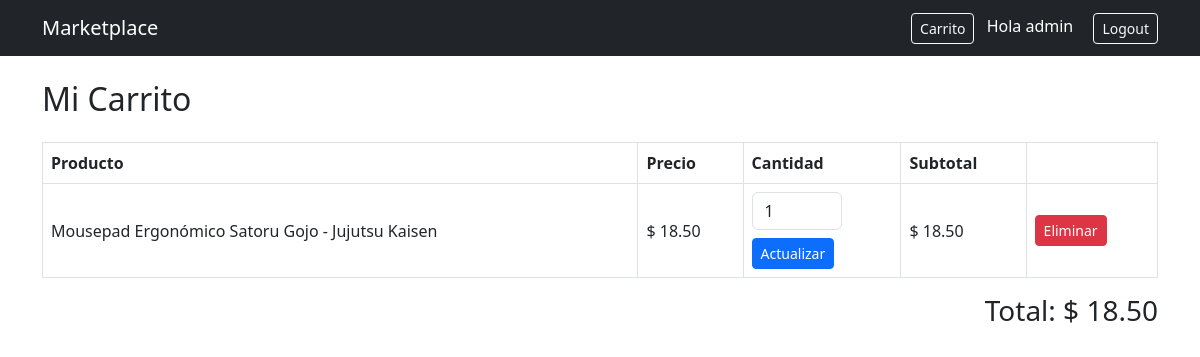
Before: /cart/ (signed in) with the older database file.
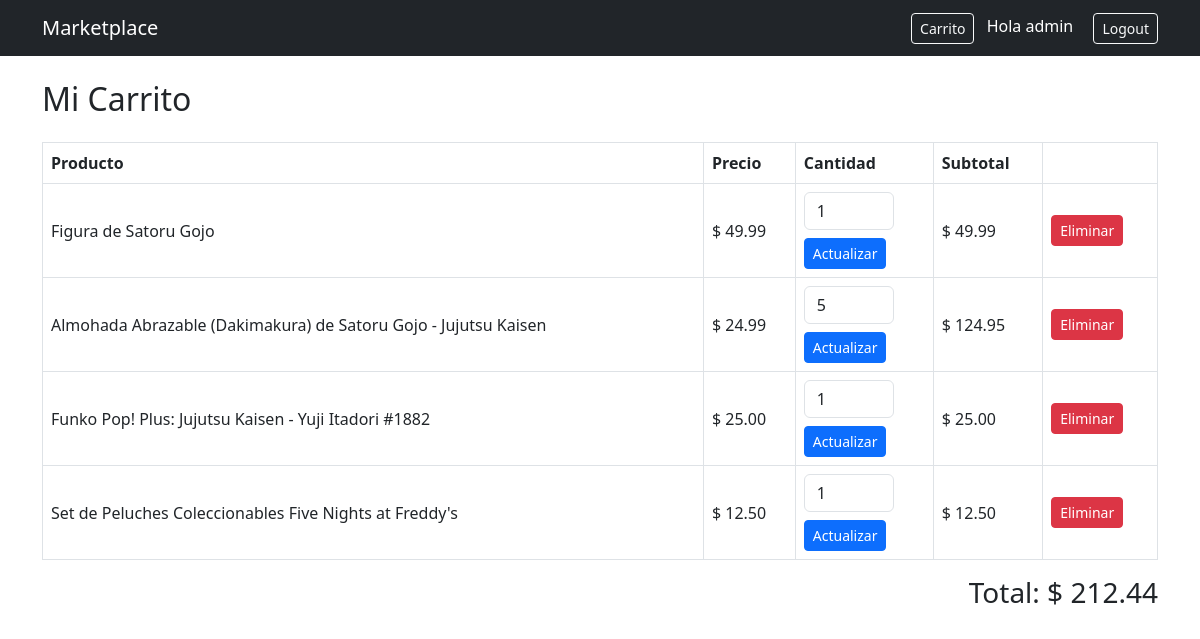
After: the same page with the newer database file.
### store/models.py (models this page shows, shortened)
class CartItem(models.Model):
    id = models.UUIDField(primary_key=True, default=uuid.uuid4, editable=False)
    cart = models.ForeignKey(Cart, on_delete=models.CASCADE)
    product = models.ForeignKey(Product, on_delete=models.CASCADE)
    quantity = models.PositiveIntegerField(default=1)
    class Meta:
        unique_together = ('cart', 'product')
    @property
    def subtotal(self):
        return self.product.price * self.quantity

class Product(models.Model):
    id = models.UUIDField(primary_key=True, default=uuid.uuid4, editable=False)
    name = models.CharField(max_length=150)
    description = models.TextField()
    image = models.ImageField(upload_to='upload/', blank=True, null=True)
    price = models.DecimalField(max_digits=10, decimal_places=2)
    stock = models.PositiveIntegerField(default=0)
    owner = models.ForeignKey(
        User,
        on_delete=models.CASCADE,
        related_name='products'
    )  # 1:N
    categories = models.ManyToManyField(
        Category,
        related_name='products'
    )  # N:M
    created_at = models.DateTimeField(auto_now_add=True)

class Cart(models.Model):
    id = models.UUIDField(primary_key=True, default=uuid.uuid4, editable=False)
    user = models.ForeignKey(
        User,
        on_delete=models.CASCADE,
        related_name='carts'
    )  # 1:N
    products = models.ManyToManyField(
        Product,
        through='CartItem',
        related_name='carts'
    )
    created_at = models.DateTimeField(auto_now_add=True)
    @property
    def total(self):
        return sum(item.subtotal for item in self.cartitem_set.all())

### store/views.py (the view)
@login_required
def cart_detail(request):
    cart, created = Cart.objects.get_or_create(
        user=request.user
    )
    return render(request, 'store/cart_detail.html', {
        'cart': cart
    })

### store/templates/store/cart_detail.html (shortened to what this page needs)
{% extends 'store/base.html' %}
{% block content %}
<h2 class="mb-4">Mi Carrito</h2>
{% if cart.cartitem_set.all %}
<table class="table table-bordered align-middle">
    <thead>
        <tr>
            <th>Producto</th>
            <th>Precio</th>
            <th>Cantidad</th>
            <th>Subtotal</th>
            <th></th>
        </tr>
    </thead>
    <tbody>
    {% for item in cart.cartitem_set.all %}
        <tr>
            <td>{{ item.product.name }}</td>
            <td>$ {{ item.product.price }}</td>
            <td>
                <form method="POST"
                      action="{% url 'update_cart_item' item.id %}">
                    <input type="number"
                           name="quantity"
                           value="{{ item.quantity }}"
                           min="1"
                           class="form-control"
                           style="width:90px;">
                    <button class="btn btn-sm btn-primary mt-2">
                        Actualizar
                    </button>
                </form>
            </td>
            <td>
                $ {{ item.subtotal }}
            </td>
            <td>
                <a href="{% url 'remove_from_cart' item.id %}"
                   class="btn btn-danger btn-sm">
                    Eliminar
                </a>
            </td>
        </tr>
    {% endfor %}
    </tbody>
</table>
<div class="text-end">
    <h3>Total: $ {{ cart.total }}</h3>
</div>
{% else %}
<div class="alert alert-info">
    Tu carrito está vacío
</div>
{% endif %}
{% endblock %}

Changed rows visible on the page:
removed CartItem: product.name "Mousepad Ergonómico Satoru Gojo - Jujutsu Kaisen", product.price "18.50", quantity "1", subtotal "18.50"
added CartItem: product.name "Figura de Satoru Gojo", product.price "49.99", quantity "1", subtotal "49.99"
added CartItem: product.name "Almohada Abrazable (Dakimakura) de Satoru Gojo - Jujutsu Kaisen", product.price "24.99", quantity "5", subtotal "124.95"
added CartItem: product.name "Funko Pop! Plus: Jujutsu Kaisen - Yuji Itadori #1882", product.price "25.00", quantity "1", subtotal "25.00"
added CartItem: product.name "Set de Peluches Coleccionables Five Nights at Freddy's", product.price "12.50", quantity "1", subtotal "12.50"
computed for Cart: total "18.50" → "212.44"
